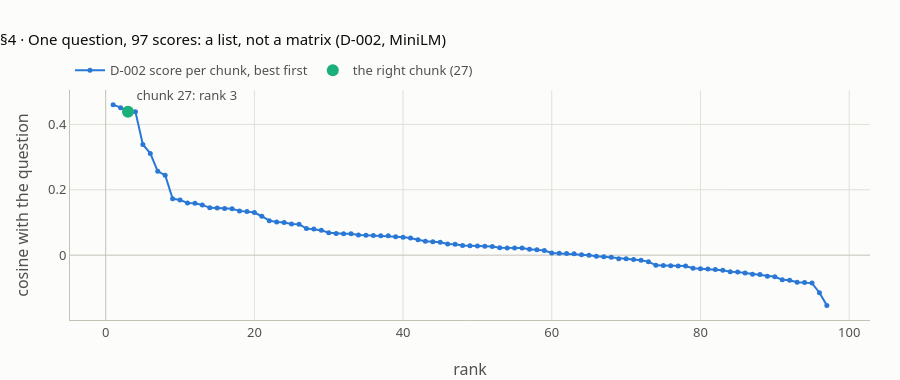
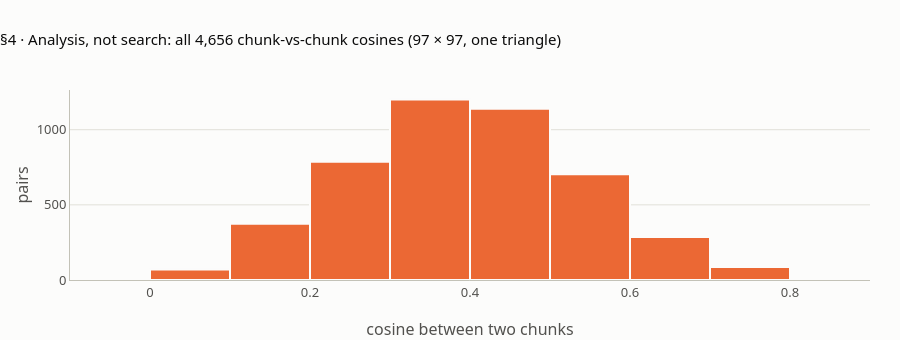

The notebook cell saved with these charts, in order:
### Markdown cell above
## 4 · The question is embedded too, and gets one score per chunk

**What this verifies** (lesson step 4). D-002's score vector: its shape, the top 5 with their cosines, the rank of the right chunk, and Hit@4 / reciprocal rank; the 8-question summary; what chunks 69 and 27 contain; and the chunk-against-chunk analysis (the N × N matrix that belongs to analysis, not search).

### Code cell
if MODELS_OK:
    s2 = E6 @ Q6["D-002"]
    o2 = order(s2)
    check("§4 D-002: score vector shape; an all-pairs matrix would hold (K3)", [list(s2.shape), N * N], [[97], 9409])
    check("§4 D-002 top 5 chunk seqs (K3)", o2[:5], [69, 68, 27, 17, 84])
    check("§4 D-002 top 5 cosines (K3)", [s2[i] for i in o2[:5]], [0.4606, 0.4513, 0.4386, 0.4385, 0.3387], T4)
    r = first_rel(o2, "D-002")
    check("§4 D-002: rank of the right chunk, Hit@4, reciprocal rank", [r, int(r <= 4), 1 / r], [3, 1, 0.3333], T4)
    check("§4 8 questions: Hit@4 (of 8), MRR@10 (K4)", list(summary(RANKS["right"])[1:]), [8, 0.708], T3)
    check("§4 chunk 69 is about the Kyoto Protocol's year; chunk 27 holds the answer",
          ["Kyoto Protocol, adopted in 1997" in re.sub(r"\s+", " ", TEXT[69]), "adopted in 2015" in re.sub(r"\s+", " ", TEXT[27]),
           PAGE[27]], [True, True, 10])
    check("§4 L2 on unit vectors gives the identical full ranking (K3)", order(np.linalg.norm(E6 - Q6["D-002"], axis=1), True) == o2, True)

    C = E6 @ E6.T
    iu = np.triu_indices(N, 1)
    pairs = C[iu]
    j = int(np.argmax(pairs))
    check("§4 analysis: distinct chunk pairs, closest pair (seqs), its cosine, pairs above 0.90 (K6)",
          [len(pairs), [int(iu[0][j]), int(iu[1][j])], float(pairs[j]), int((pairs > 0.90).sum())], [4656, [4, 5], 0.8590, 0], T4)

    fig = go.Figure()
    srt = [s2[i] for i in o2]
    fig.add_scatter(x=list(range(1, N + 1)), y=np.round(srt, 4), mode="lines+markers", name="D-002 score per chunk, best first",
                    line=dict(color=BLUE, width=2), marker=dict(size=5), customdata=o2,
                    hovertemplate="rank %{x}: chunk %{customdata}, cosine %{y:.4f}<extra></extra>")
    fig.add_scatter(x=[3], y=[round(float(s2[27]), 4)], mode="markers+text", name="the right chunk (27)", text=["chunk 27: rank 3"],
                    textposition="top right", marker=dict(size=12, color=AQUA), hoverinfo="skip")
    fig.update_layout(title="§4 · One question, 97 scores: a list, not a matrix (D-002, MiniLM)", height=380,
                      xaxis=dict(title="rank"), yaxis=dict(title="cosine with the question"))
    fig.show()

    fig = go.Figure(go.Histogram(x=pairs, xbins=dict(start=-0.2, end=1.0, size=0.1), marker=dict(color=ORANGE, line=dict(width=2, color=SURFACE)),
                                 hovertemplate="cosine %{x}: %{y} pairs<extra></extra>"))
    fig.update_layout(title="§4 · Analysis, not search: all 4,656 chunk-vs-chunk cosines (97 × 97, one triangle)", height=340,
                      xaxis=dict(title="cosine between two chunks"), yaxis=dict(title="pairs"), showlegend=False)
    fig.show()
    check("§4 histogram counts, bins -0.2..1.0 by 0.1 (K6)", np.histogram(pairs, bins=np.arange(-0.2, 1.0001, 0.1))[0].tolist(),
          [0, 2, 70, 375, 787, 1201, 1139, 704, 286, 87, 5, 0])

### Figure 1 — Plotly figure (JSON) as saved in the notebook; plotly's stock layout.template omitted (floating-point values rounded to 4 significant figures)
{"data": [{"customdata": [69, 68, 27, 17, 84, 85, 70, 35, 83, 71, 34, 79, 28, 82, 51, 91, 86, 73, 29, 53, 72, 59, 87, 1, 0, 96, 45, 56, 95, 80, 52, 50, 55, 7, 31, 20, 54, 74, 81, 58, 90, 92, 60, 6, 42, 18, 2, 16, 37, 43, 8, 33, 41, 75, 36, 78, 46, 76, 89, 94, 67, 30, 49, 48, 63, 77, 12, 23, 19, 93, 61, 44, 5, 57, 47, 62, 38, 88, 15, 64, 4, 9, 25, 32, 24, 11, 65, 26, 3, 40, 14, 10, 13, 21, 39, 66, 22], "hovertemplate": "rank %{x}: chunk %{customdata}, cosine %{y:.4f}<extra></extra>", "line": {"color": "#2a78d6", "width": 2}, "marker": {"size": 5}, "mode": "lines+markers", "name": "D-002 score per chunk, best first", "x": [1, 2, 3, 4, 5, 6, 7, 8, 9, 10, 11, 12, 13, 14, 15, 16, 17, 18, 19, 20, 21, 22, 23, 24, 25, 26, 27, 28, 29, 30, 31, 32, 33, 34, 35, 36, 37, 38, 39, 40, 41, 42, 43, 44, 45, 46, 47, 48, 49, 50, 51, 52, 53, 54, 55, 56, 57, 58, 59, 60, 61, 62, 63, 64, 65, 66, 67, 68, 69, 70, 71, 72, 73, 74, 75, 76, 77, 78, 79, 80, 81, 82, 83, 84, 85, 86, 87, 88, 89, 90, 91, 92, 93, 94, 95, 96, 97], "y": [0.4606, 0.4513, 0.4386, 0.4385, 0.3387, 0.3114, 0.2567, 0.2448, 0.173, 0.169, 0.1595, 0.1589, 0.1538, 0.1448, 0.1442, 0.1425, 0.1418, 0.1355, 0.1333, 0.1304, 0.1191, 0.1056, 0.1015, 0.0998, 0.0951, 0.0948, 0.0814, 0.0797, 0.0764, 0.0688, 0.0665, 0.0659, 0.0656, 0.062, 0.0609, 0.06, 0.0595, 0.0593, 0.0561, 0.055, 0.0528, 0.0473, 0.0423, 0.0413, 0.0397, 0.0344, 0.0336, 0.0297, 0.0289, 0.0281, 0.0275, 0.0268, 0.0225, 0.0223, 0.0222, 0.022, 0.0178, 0.0165, 0.0141, 0.0066, 0.0057, 0.005, 0.0044, 0.0012, -0.0001, -0.0035, -0.0045, -0.0065, -0.0106, -0.0106, -0.0131, -0.0153, -0.0198, -0.0312, -0.0315, -0.0325, -0.0332, -0.0333, -0.04, -0.0414, -0.0425, -0.0439, -0.0459, -0.0509, -0.0513, -0.0546, -0.058, -0.0591, -0.0642, -0.066, -0.0751, -0.0768, -0.0827, -0.0837, -0.0855, -0.1149, -0.1536], "type": "scatter"}, {"hoverinfo": "skip", "marker": {"color": "#1baf7a", "size": 12}, "mode": "markers+text", "name": "the right chunk (27)", "text": ["chunk 27: rank 3"], "textposition": "top right", "x": [3], "y": [0.4386], "type": "scatter"}], "layout": {"title": {"text": "§4 · One question, 97 scores: a list, not a matrix (D-002, MiniLM)"}, "height": 380, "xaxis": {"title": {"text": "rank"}}, "yaxis": {"title": {"text": "cosine with the question"}}}}

### Figure 2 — Plotly figure (JSON) as saved in the notebook; plotly's stock layout.template omitted (floating-point values rounded to 4 significant figures; data arrays with more than 128 entries replaced by an {"elided": "..."} marker saying what was removed)
{"data": [{"hovertemplate": "cosine %{x}: %{y} pairs<extra></extra>", "marker": {"color": "#eb6834", "line": {"color": "#fcfcfb", "width": 2}}, "x": {"elided": "4656 float values"}, "xbins": {"end": 1.0, "size": 0.1, "start": -0.2}, "type": "histogram"}], "layout": {"title": {"text": "§4 · Analysis, not search: all 4,656 chunk-vs-chunk cosines (97 × 97, one triangle)"}, "height": 340, "xaxis": {"title": {"text": "cosine between two chunks"}}, "yaxis": {"title": {"text": "pairs"}}, "showlegend": false}}
